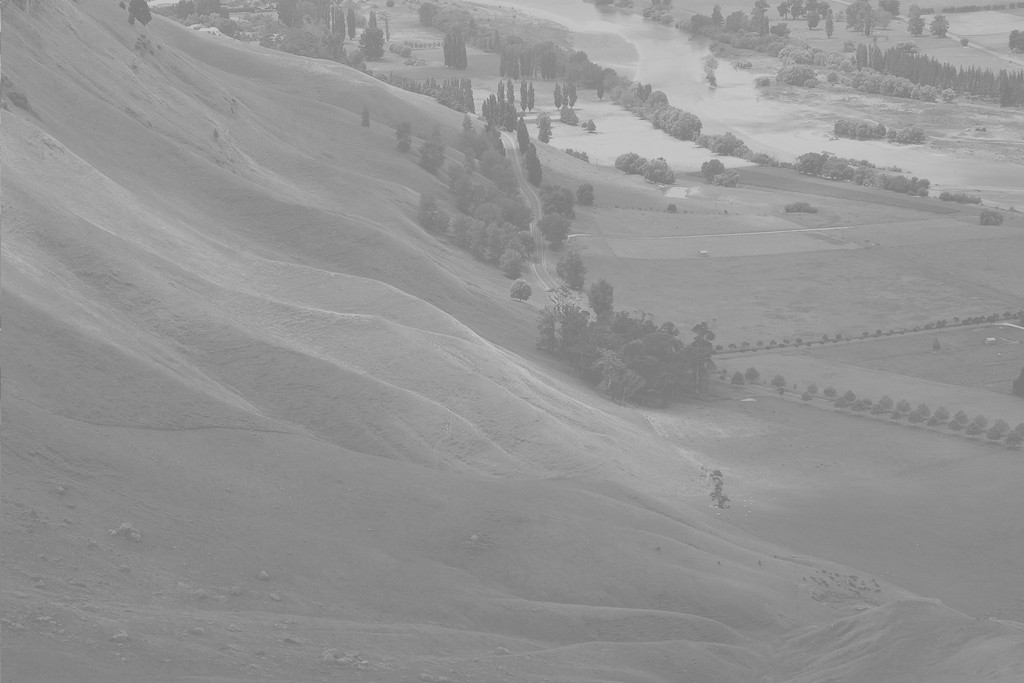
%> input picture HW3/Sample.jpg, 1024 x 683 px
$ octave --eval "HighBoost('Sample.jpg');"   (GNU Octave 9; MATLAB toolbox functions it lacks are replaced by stand-ins)
%> lines starting %> are read from the running program, lines starting %| are printed output that depends on the picture
function[] = HighBoost(imagePath)
%> called with imagePath = 'Sample.jpg'

    x = imread(imagePath);
%> x is the input picture: size 683x1024x3 uint8; min 114, max 208, mean 148
    x2 = single(imread(imagePath));
%> x2: size 683x1024x3 single; min 114, max 208, mean 148; mean of the top-left, top-right, bottom-left and bottom-right quarters 151.9, 158.4, 139.4, 142.4
    %如果您有一個數組由不同的數據類型（如 double 或 int8）組成，則可以使用 single 函數將該數組轉換為單精度數組。

    subplot(2, 3, 1)
    imshow(x2,[]);
    title(sprintf('Origin image [0 255]'));

    f1=fspecial('gaussian',[31 31],5);
    blur = imfilter(x, f1);
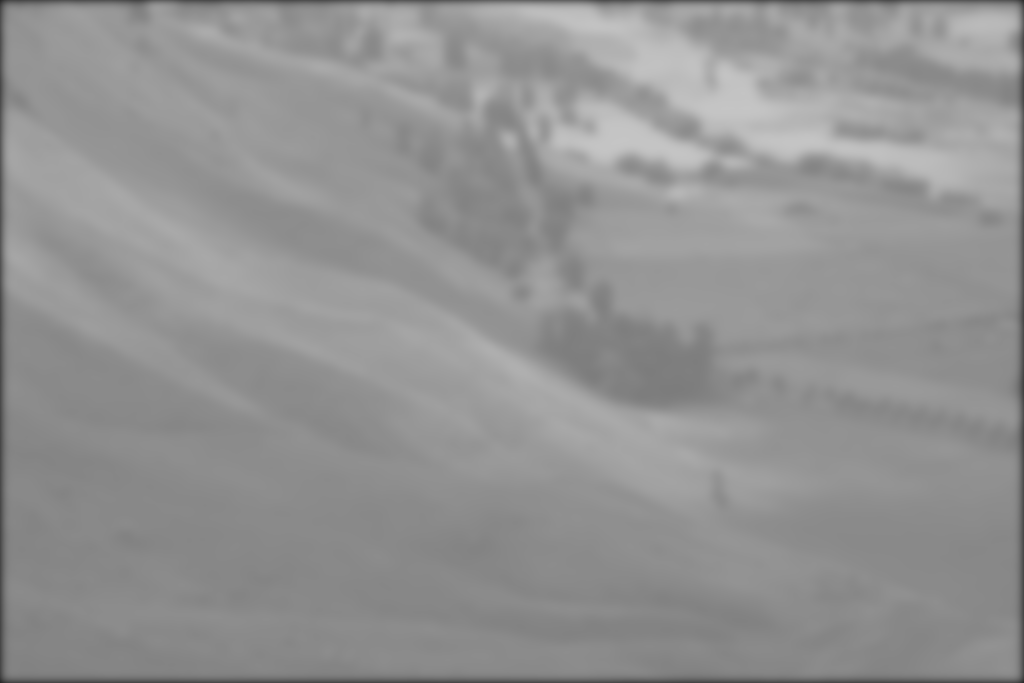
%> blur: size 683x1024x3 uint8; min 39, max 197, mean 146.6
    blur2=imfilter(x2,f1);
    subplot(2, 3, 2)
    imshow(blur,[]);
    title(sprintf('Blurred image [0 255]'));

    subplot(2, 3, 3)
    mask = x -blur;
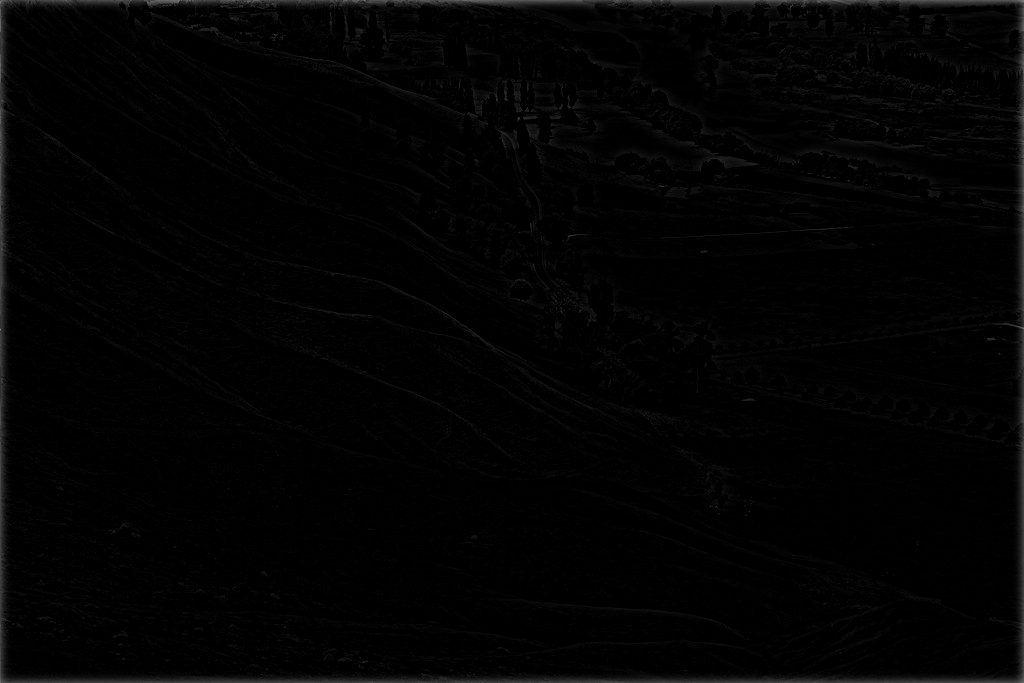
%> mask: size 683x1024x3 uint8; min 0, max 121, mean 3
    mask2=x2-blur2;
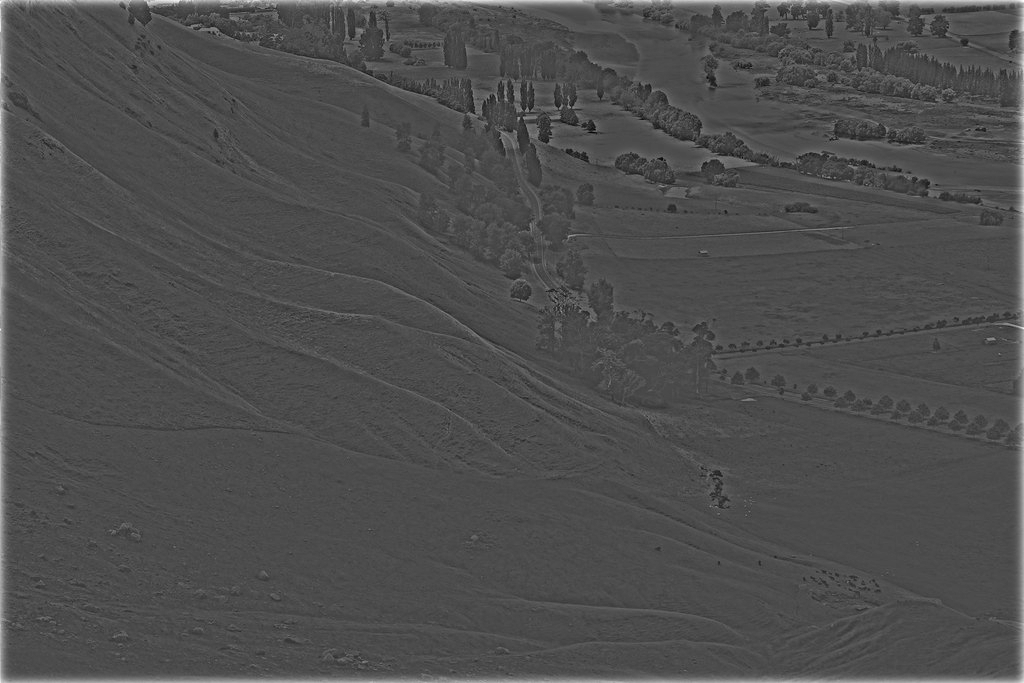
%> mask2: size 683x1024x3 single; min -51.61, max 121.2, mean 1.4; drawn with min black and max white
    %mask=origin-blur
    imshow(mask2, []);
    title(sprintf('mask [-255 255]'));

    subplot(2, 3, 4)
    imshow(x + mask);
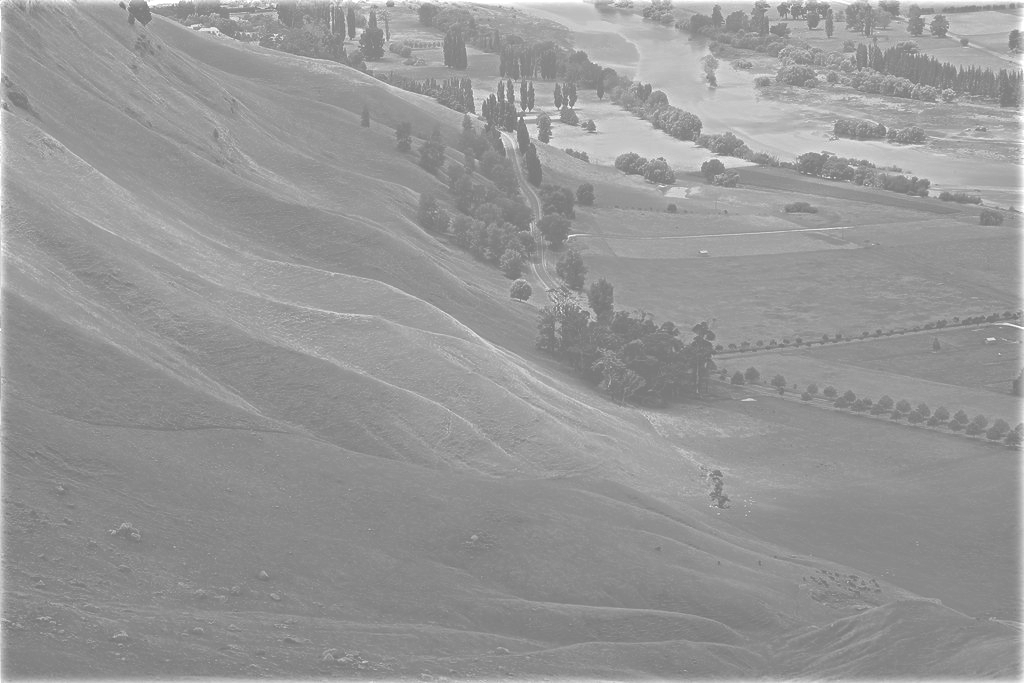
%> displayed picture: size 683x1024x3, on the screen's scale of 0 to 255; min 114, max 255, mean 151
    title(sprintf('k=1 [0 255]'));

    subplot(2, 3, 6)
    imshow(x+4.5*(mask));
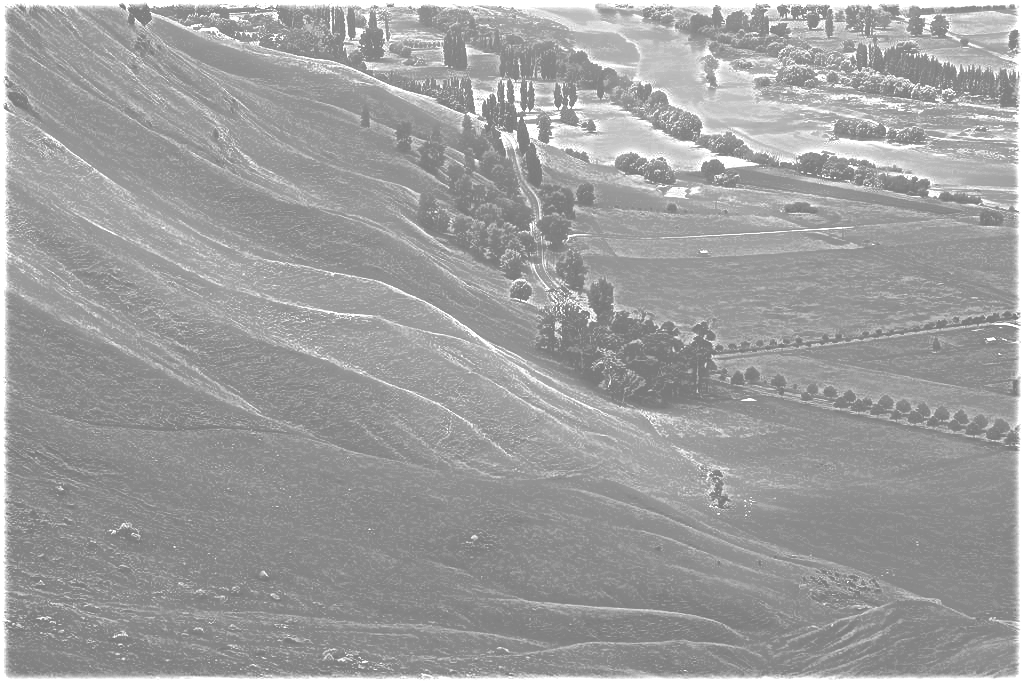
%> displayed picture: size 683x1024x3, on the screen's scale of 0 to 255; min 114, max 255, mean 158.8
%> `HighBoost('Sample.jpg');`:
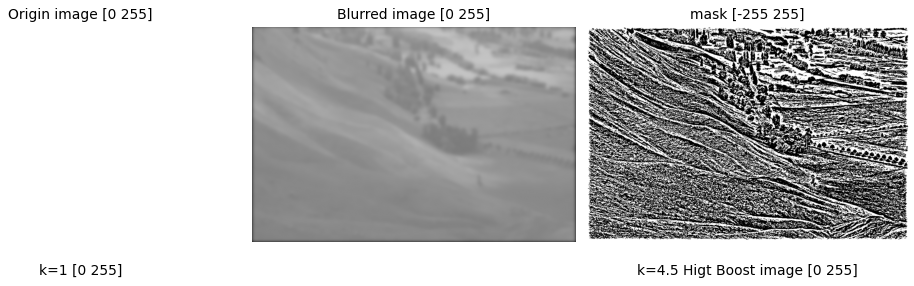
%> figure redrawn from the program's plot data, 5 panels
    title(sprintf('k=4.5 Higt Boost image [0 255]'));
    %HighBoost=x+k*mask

end
